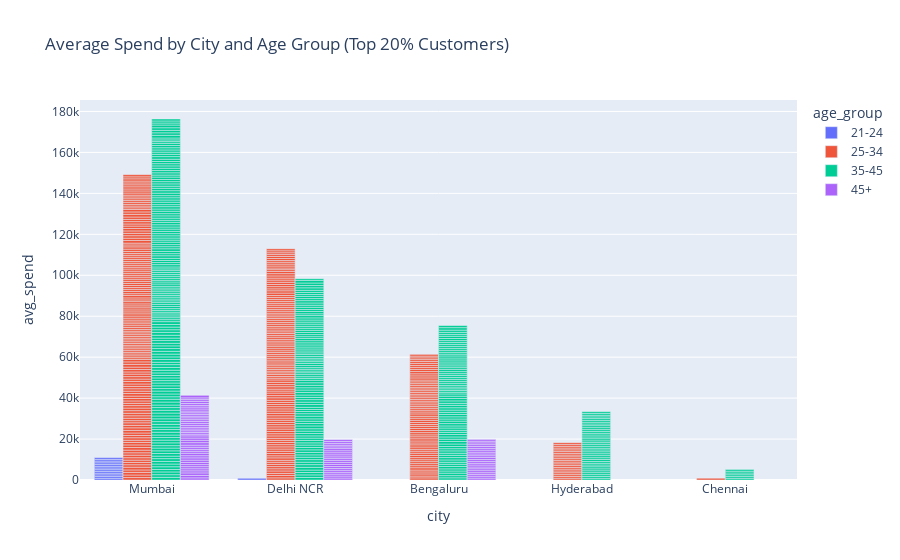

Notebook code cell kept with this figure:
### Code cell
# : Calculate Average Spend per Customer ---
avg_spends = df.groupby('customer_id')['spend'].mean().reset_index()
avg_spends.rename(columns={'spend': 'avg_spend'}, inplace=True)

#  Merge Average Spend with Customer Info ---
customer_profile = pd.merge(
    avg_spends,
    df.drop('spend', axis=1).drop_duplicates('customer_id'),
    on='customer_id',
    how='left'
)

#  Identify Top 20% Customers by Average Spend ---
threshold = customer_profile['avg_spend'].quantile(0.8)  # Top 20%
top_customers = customer_profile[customer_profile['avg_spend'] >= threshold]

# Automatically Profile by All Categorical Columns ---
categorical_cols = top_customers.select_dtypes(include=['object', 'category']).columns.tolist()

if categorical_cols:
    segment_profile = (
        top_customers
        .groupby(categorical_cols)
        .agg({'avg_spend': 'mean', 'customer_id': 'count'})
        .rename(columns={'customer_id': 'num_customers'})
        .reset_index()
    )
else:
    # If no categorical columns, just show top customers
    segment_profile = top_customers[['customer_id', 'avg_spend']]

#  Display the Segment Profile ---
print("=== Top Customer Segments (Top 20% Spenders) ===")
print(segment_profile)

# (Optional): Visualize Top Segments by City and Age Group ---
if 'city' in segment_profile.columns and 'age_group' in segment_profile.columns:
    fig = px.bar(
        segment_profile,
        x='city',
        y='avg_spend',
        color='age_group',
        barmode='group',
        title='Average Spend by City and Age Group (Top 20% Customers)'
    )
    fig.show()

### Figure 1 — Plotly figure (JSON) as saved in the notebook; plotly's stock layout.template omitted (floating-point values rounded to 4 significant figures; data arrays with more than 128 entries replaced by an {"elided": "..."} marker saying what was removed)
{"data": [{"alignmentgroup": "True", "hovertemplate": "age_group=21-24<br>city=%{x}<br>avg_spend=%{y}<extra></extra>", "legendgroup": "21-24", "marker": {"color": "#636efa", "pattern": {"shape": ""}}, "name": "21-24", "offsetgroup": "21-24", "orientation": "v", "showlegend": true, "textposition": "auto", "type": "bar", "x": ["Mumbai", "Mumbai", "Mumbai", "Mumbai", "Mumbai", "Mumbai", "Mumbai", "Mumbai", "Mumbai", "Mumbai", "Mumbai", "Mumbai", "Mumbai", "Delhi NCR"], "xaxis": "x", "y": [857.1, 822.9, 832.2, 823.8, 889.3, 828.2, 836.1, 828.5, 828.0, 858.1, 839.7, 830.8, 853.7, 835.7], "yaxis": "y"}, {"alignmentgroup": "True", "hovertemplate": "age_group=25-34<br>city=%{x}<br>avg_spend=%{y}<extra></extra>", "legendgroup": "25-34", "marker": {"color": "#EF553B", "pattern": {"shape": ""}}, "name": "25-34", "offsetgroup": "25-34", "orientation": "v", "showlegend": true, "textposition": "auto", "type": "bar", "x": {"elided": "340 str values"}, "xaxis": "x", "y": {"elided": "340 float values"}, "yaxis": "y"}, {"alignmentgroup": "True", "hovertemplate": "age_group=35-45<br>city=%{x}<br>avg_spend=%{y}<extra></extra>", "legendgroup": "35-45", "marker": {"color": "#00cc96", "pattern": {"shape": ""}}, "name": "35-45", "offsetgroup": "35-45", "orientation": "v", "showlegend": true, "textposition": "auto", "type": "bar", "x": {"elided": "361 str values"}, "xaxis": "x", "y": {"elided": "361 float values"}, "yaxis": "y"}, {"alignmentgroup": "True", "hovertemplate": "age_group=45+<br>city=%{x}<br>avg_spend=%{y}<extra></extra>", "legendgroup": "45+", "marker": {"color": "#ab63fa", "pattern": {"shape": ""}}, "name": "45+", "offsetgroup": "45+", "orientation": "v", "showlegend": true, "textposition": "auto", "type": "bar", "x": ["Mumbai", "Mumbai", "Mumbai", "Mumbai", "Mumbai", "Mumbai", "Mumbai", "Mumbai", "Mumbai", "Mumbai", "Mumbai", "Mumbai", "Mumbai", "Mumbai", "Mumbai", "Mumbai", "Mumbai", "Mumbai", "Mumbai", "Mumbai", "Mumbai", "Mumbai", "Mumbai", "Mumbai", "Mumbai", "Delhi NCR", "Delhi NCR", "Delhi NCR", "Delhi NCR", "Delhi NCR", "Delhi NCR", "Delhi NCR", "Delhi NCR", "Delhi NCR", "Delhi NCR", "Delhi NCR", "Delhi NCR", "Delhi NCR", "Delhi NCR", "Delhi NCR", "Delhi NCR", "Bengaluru", "Bengaluru", "Bengaluru", "Bengaluru", "Bengaluru", "Bengaluru", "Bengaluru", "Bengaluru", "Bengaluru", "Bengaluru", "Bengaluru", "Bengaluru", "Bengaluru", "Bengaluru", "Bengaluru", "Bengaluru", "Bengaluru", "Bengaluru", "Mumbai", "Mumbai", "Mumbai", "Mumbai", "Mumbai", "Mumbai", "Mumbai", "Mumbai", "Mumbai", "Mumbai", "Mumbai", "Mumbai", "Mumbai", "Mumbai", "Mumbai", "Mumbai", "Delhi NCR", "Delhi NCR", "Delhi NCR", "Delhi NCR", "Delhi NCR", "Bengaluru", "Bengaluru", "Bengaluru", "Mumbai", "Bengaluru"], "xaxis": "x", "y": [1058.0, 1185.0, 1215.0, 1022.0, 1007.0, 1034.0, 1005.0, 1069.0, 1112.0, 1109.0, 1047.0, 1210.0, 984.3, 918.7, 1034.0, 1020.0, 1202.0, 1168.0, 1088.0, 1072.0, 834.9, 830.2, 826.7, 861.8, 857.2, 948.2, 974.2, 953.6, 910.5, 975.1, 900.5, 923.1, 1045.0, 989.9, 951.5, 885.0, 864.7, 993.5, 1010.0, 973.4, 1042.0, 917.5, 950.0, 882.1, 835.8, 975.1, 940.5, 850.4, 965.9, 867.9, 925.8, 889.2, 965.6, 900.0, 855.8, 872.4, 987.1, 901.4, 904.7, 925.3, 967.1, 935.1, 880.0, 891.3, 822.7, 838.6, 823.1, 834.3, 995.7, 950.4, 822.3, 932.6, 1006.0, 874.6, 843.0, 840.2, 840.7, 895.7, 910.2, 906.0, 887.1, 853.7, 837.5, 1247.0, 862.9], "yaxis": "y"}], "layout": {"barmode": "group", "legend": {"title": {"text": "age_group"}, "tracegroupgap": 0}, "title": {"text": "Average Spend by City and Age Group (Top 20% Customers)"}, "xaxis": {"anchor": "y", "domain": [0, 1], "title": {"text": "city"}}, "yaxis": {"anchor": "x", "domain": [0, 1], "title": {"text": "avg_spend"}}}}
